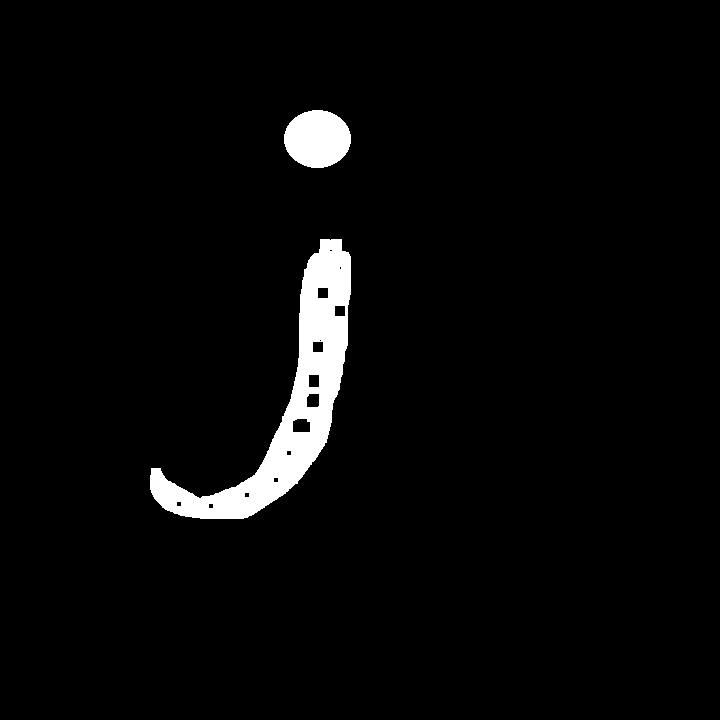
#> input picture opencv_learn/charpter08/closing.png, 720 x 720 px
$ python demo_08.08.py
#> lines starting #> are read from the running program, lines starting #| are printed output that depends on the picture; after the words box and inside, x2 and y2 are one past the last pixel; in counts of white or black regions, pixels touching at a corner belong together
import cv2
import numpy as np

img1 = cv2.imread(r"closing.png")
#> img1 is the input picture: shape (720, 720, 3); 3.4% white; 2 white regions, box (x1, y1, x2, y2) and area: (150, 239, 351, 519) 14331, (284, 110, 351, 168) 3039
img2 = cv2.imread(r"closing2.png")
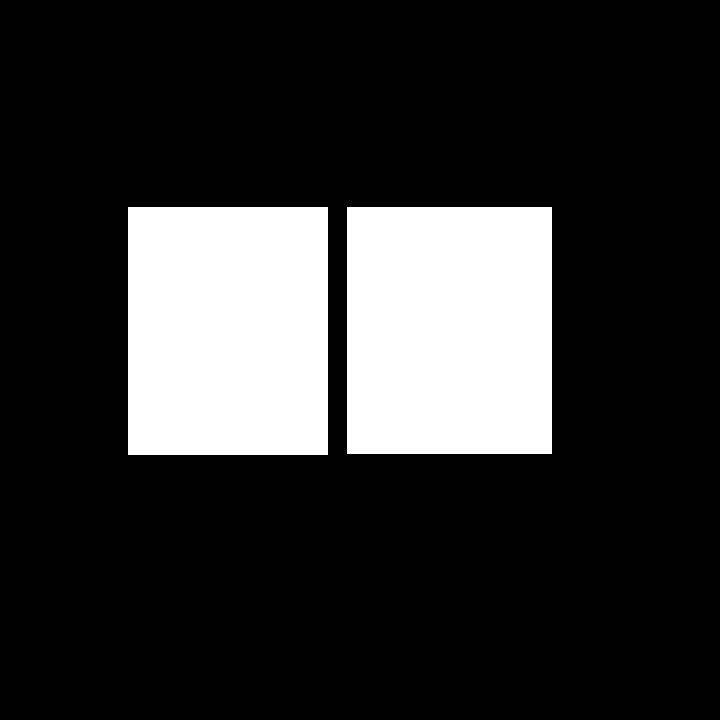
#> input picture opencv_learn/charpter08/closing2.png, 720 x 720 px
#> img2 is the input picture: shape (720, 720, 3); 19.3% white; 2 white regions, box (x1, y1, x2, y2) and area: (347, 207, 552, 454) 50635, (128, 207, 328, 455) 49600
k = np.ones((20, 20), np.uint8)
r1 = cv2.morphologyEx(img1, cv2.MORPH_CLOSE, k)
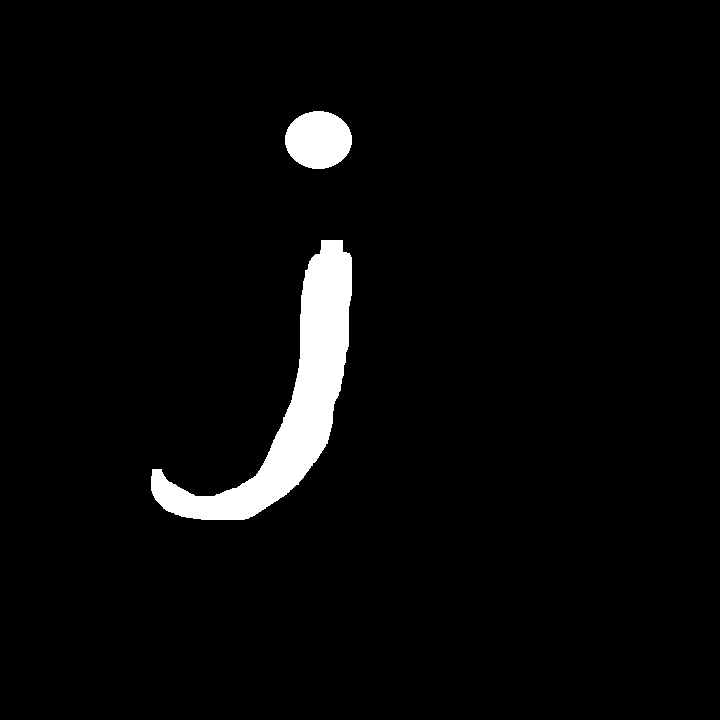
#> r1: shape (720, 720, 3); 3.5% white; 2 white regions, box (x1, y1, x2, y2) and area: (151, 240, 352, 520) 15215, (285, 111, 352, 169) 3039
r2 = cv2.morphologyEx(img2, cv2.MORPH_CLOSE, k)
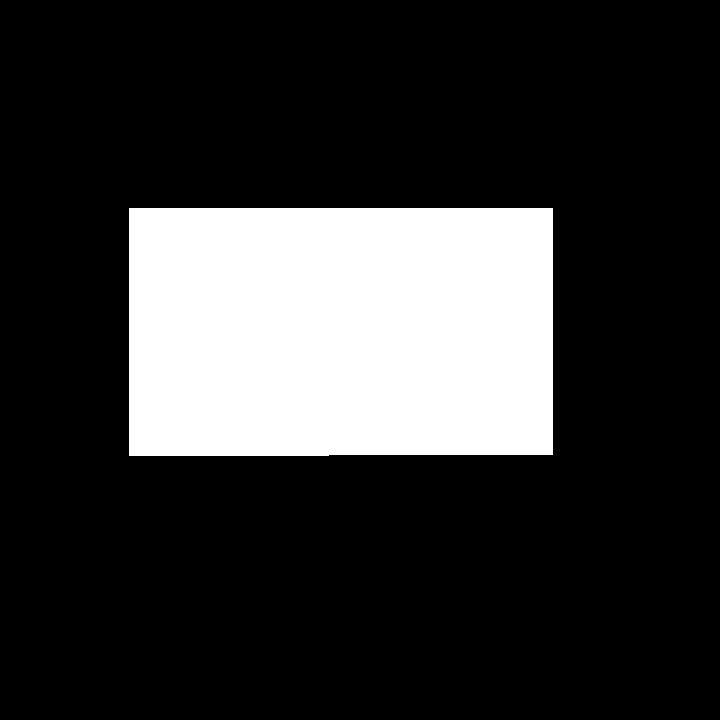
#> r2: shape (720, 720, 3); 20.2% white; 1 white region, box (x1, y1, x2, y2) and area: (129, 208, 553, 456) 104928
cv2.imshow("img1", img1)
cv2.imshow("result1", r1)
cv2.imshow("img2", img2)
cv2.imshow("result2", r2)
cv2.waitKey()
cv2.destroyAllWindows()
